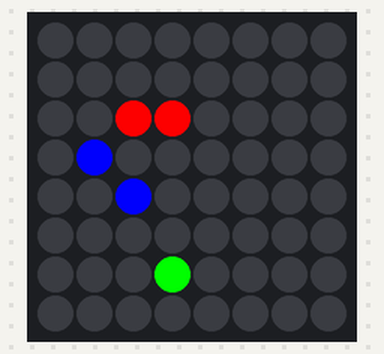
This program was run on a simulated Raspberry Pi (BCM pin numbers) with a Sense HAT. Shown: the Sense HAT's 8×8 RGB LED matrix. The clock reads 2024-03-15 10:24:30 at power-on unless the program sets it.

Above: at 0.1 s.
At 7.1 s:
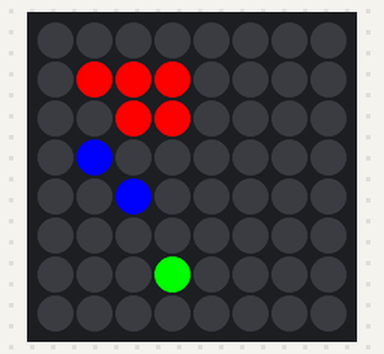
At 19.1 s:
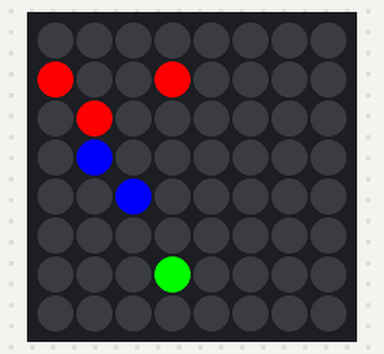
At 30.1 s:
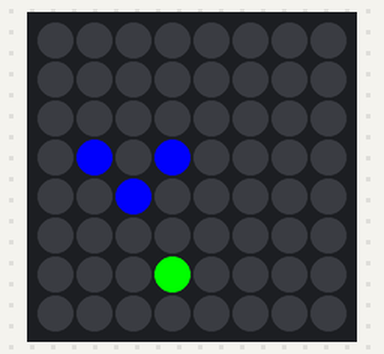
At 37.1 s:
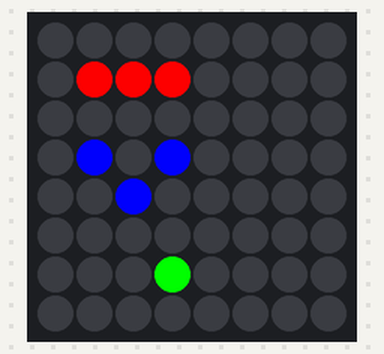
At 39.1 s:
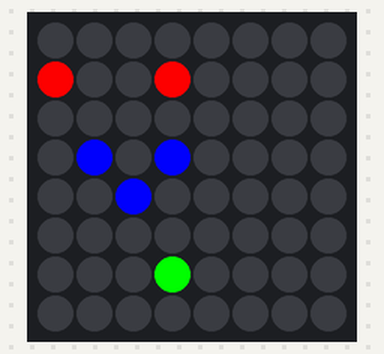

The program:

BinaryClock6Row4Col.py
```python
from sense_hat import SenseHat
import time, datetime

hat = SenseHat()
hat.clear()

hour_color = (0, 255, 0)
minute_color = (0, 0, 255)
second_color = (255, 0, 0)
off = (0, 0, 0)

def display_digit1(value, row, color):
    digit1 = value // 10
    binary_str_one = "{0:04b}".format(digit1)
    for x in range(0, 4):
        if binary_str_one[x] == '1':
            hat.set_pixel(x, row, color[0], color[1], color[2])
        else:
            hat.set_pixel(x, row, off)


def display_digit2(value, row, color):
    digit2 = value % 10
    binary_str_two = "{0:04b}".format(digit2)
    for x in range(0, 4):
        if binary_str_two[x] == '1':
            hat.set_pixel(x, row, color[0], color[1], color[2])
        else:
            hat.set_pixel(x, row, off)

while True:
    t = datetime.datetime.now()
    display_digit1(t.hour, 6, hour_color)
    display_digit2(t.hour, 5, hour_color)
    display_digit1(t.minute, 4, minute_color)
    display_digit2(t.minute, 3, minute_color)
    display_digit1(t.second, 2, second_color)
    display_digit2(t.second, 1, second_color)
    time.sleep(0.0001)


    
```

Measured:
- what the display in image 1 shows lasts 1.0 s, from 7.0 s to 8.0 s
